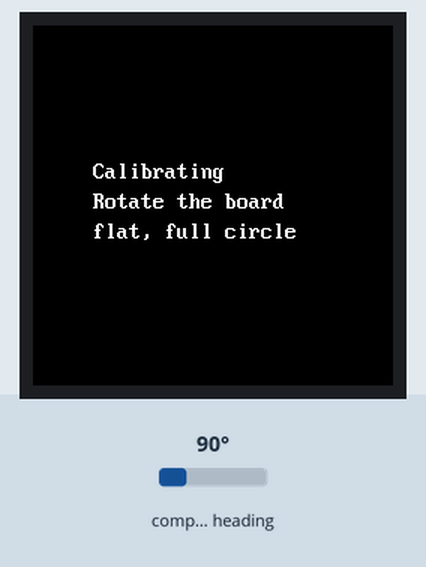
Simulated run of this program. Board: Raspberry Pi Pico running MicroPython. On the bench: 240×240 colour display. The test bench sets the inputs (shaded band); at power-on: compass heading 90°. Library files of the repository ran but are not shown: vga1_8x16.py, vga1_bold_16x32.py; what the program prints to the serial console is not drawn.

Above: at 0.4 s.
At 15.4 s:
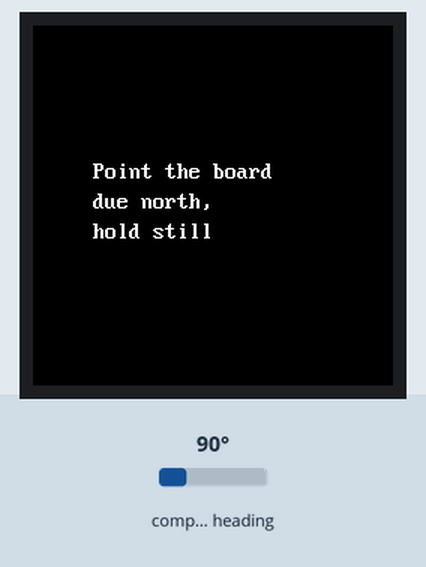
At 20.1 s:
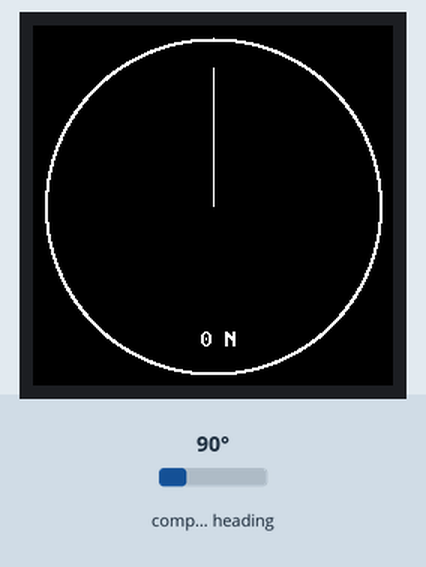

Measured:
- what the display in image 0 shows lasts 15.1 s, from 0.3 s to 15.4 s
- what the display in image 1 shows lasts 4.5 s, from 15.4 s to 19.9 s

The program:

main.py
```python
import machine
import struct
import time
import math
import config
import shapes

# Lab 10: Draw a Compass
# The capstone: a live compass dial on the round screen - a ring at the
# rim, a needle pointing toward magnetic north, and the heading in
# degrees plus its nearest cardinal direction. Assumes the board is held
# flat, so only X and Y are used for the heading; Z (which points
# straight up through a flat board) does not enter the calculation.
#
# This does not tilt-compensate: tip the board off level and the
# heading drifts. Startup runs two calibration passes, back to back:
#
#   1. Rotate the board flat through a full circle ("Calibrating") -
#      finds the hard-iron offset, same idea as compass-hmc5883l.
#   2. Point the board due north and hold still ("Point the board...") -
#      finds the mounting offset: the HMC5883L die is rotated relative
#      to the "top" of this breadboard build, so pass 1 alone is not
#      enough to make 0 degrees mean "north". This is a fixed mechanical
#      offset, not a magnetic one, but it still has to be re-measured
#      every run, because it is measured FROM the hard-iron-corrected
#      reading - a slightly different pass-1 result shifts it too.
#
# Unlike compass-hmc5883l's calibrated lab, neither result is saved to
# flash - both are redone every run, to keep this lab self-contained.
#
# Like labs 07 and 09, the live dial never clears the whole screen. The
# ring is drawn once - it never moves. Each frame just erases the
# PREVIOUS needle (a black line redrawn over its old path) before
# drawing the new one, and the heading label is a fixed-width field so
# text() overwrites the old digits directly with no clear needed.

# The HMC5883L's hardware I2C reads on this Pico return OSError 5 (EIO)
# even though a scan (lab 03) finds the chip fine - a clock-stretching
# quirk with this chip on the RP2040's hardware I2C peripheral.
# machine.SoftI2C (bit-banged) reads it reliably instead.
i2c = machine.SoftI2C(scl=machine.Pin(config.I2C_SCL_PIN),
                       sda=machine.Pin(config.I2C_SDA_PIN), freq=400000)

i2c.writeto_mem(config.HMC5883L_ADDRESS, config.CONFIG_A, bytes([0x70]))
i2c.writeto_mem(config.HMC5883L_ADDRESS, config.CONFIG_B, bytes([0x20]))
i2c.writeto_mem(config.HMC5883L_ADDRESS, config.MODE, bytes([0x00]))  # continuous
time.sleep_ms(100)

display = config.init_display()
WHITE = config.WHITE
BLACK = config.BLACK

CENTER_X = config.CENTER_X
CENTER_Y = config.CENTER_Y
DIAL_RADIUS = config.SAFE_RADIUS
NEEDLE_LENGTH = DIAL_RADIUS - 20

CALIBRATION_SECONDS = 15
SAMPLE_DELAY_MS = 100

CARDINALS = ["N", "NE", "E", "SE", "S", "SW", "W", "NW"]

# Fixed-width heading label - "359 NW" is the longest it ever gets - so
# it always lands on the exact same pixels and never needs a clear.
LABEL_X = CENTER_X - (6 * 8) // 2
LABEL_Y = CENTER_Y + DIAL_RADIUS - 30

prev_needle_x = None
prev_needle_y = None


def read_xyz():
    data = i2c.readfrom_mem(config.HMC5883L_ADDRESS, config.DATA_START, 6)
    x, z, y = struct.unpack(">hhh", data)
    return x, y, z


# Set fresh by the "point north" calibration pass at the bottom of this
# file, before the main loop ever calls heading_degrees(). 0 here is just
# a harmless placeholder.
MOUNTING_OFFSET_DEGREES = 0


# Heading in degrees from the sensor's own zero point - 0 does NOT mean
# north yet. heading_degrees() below subtracts MOUNTING_OFFSET_DEGREES
# to correct that; this raw version is also what the mounting-offset
# calibration pass itself uses to measure that correction in the first
# place.
def raw_heading_degrees(x, y):
    heading_rad = math.atan2(y, x)
    if heading_rad < 0:
        heading_rad += 2 * math.pi
    return int(heading_rad * 180 / math.pi) % 360


# Heading in whole degrees from true north: 0 = north, increasing
# clockwise up to 359.
def heading_degrees(x, y):
    return (raw_heading_degrees(x, y) - MOUNTING_OFFSET_DEGREES) % 360


def cardinal_direction(heading):
    index = int((heading + 22.5) // 45) % 8
    return CARDINALS[index]


def show_message(*lines):
    display.fill(BLACK)
    for row, line in enumerate(lines):
        display.text(config.FONT, line, 40, 90 + row * 20, WHITE, BLACK)


def draw_needle(heading):
    global prev_needle_x, prev_needle_y
    heading_rad = math.radians(heading)
    needle_x = CENTER_X + int(NEEDLE_LENGTH * math.sin(heading_rad))
    needle_y = CENTER_Y - int(NEEDLE_LENGTH * math.cos(heading_rad))
    if prev_needle_x is not None:
        display.line(CENTER_X, CENTER_Y, prev_needle_x, prev_needle_y, BLACK)
    display.line(CENTER_X, CENTER_Y, needle_x, needle_y, WHITE)
    prev_needle_x, prev_needle_y = needle_x, needle_y


def draw_heading_label(heading):
    text = "%3d %-2s" % (heading, cardinal_direction(heading))
    display.text(config.FONT, text, LABEL_X, LABEL_Y, WHITE, BLACK)


show_message("Calibrating", "Rotate the board", "flat, full circle")
print("Calibrating for {} seconds - slowly rotate the board flat through a full circle".format(CALIBRATION_SECONDS))
x, y, z = read_xyz()
min_x = max_x = x
min_y = max_y = y
samples = CALIBRATION_SECONDS * 1000 // SAMPLE_DELAY_MS
for i in range(samples):
    x, y, z = read_xyz()
    min_x = min(min_x, x)
    max_x = max(max_x, x)
    min_y = min(min_y, y)
    max_y = max(max_y, y)
    time.sleep_ms(SAMPLE_DELAY_MS)

x_offset = (min_x + max_x) // 2
y_offset = (min_y + max_y) // 2
print("Calibration complete. x_offset={} y_offset={}".format(x_offset, y_offset))

# Pass 2: point the board due north and hold still. Average several
# samples as a circular mean - via each sample's sin/cos, not the raw
# degree numbers - so readings that happen to straddle the 359/0
# wraparound (e.g. 358, 1, 359) average correctly to ~0 instead of a
# plain average dragging them toward 180.
MOUNTING_CAL_SECONDS = 3
show_message("Point the board", "due north,", "hold still")
print("Point the board due north and hold still - measuring mounting offset...")
time.sleep_ms(1500)  # time to get in position after reading the message
sin_sum = 0.0
cos_sum = 0.0
mount_samples = MOUNTING_CAL_SECONDS * 1000 // SAMPLE_DELAY_MS
for i in range(mount_samples):
    x, y, z = read_xyz()
    raw = raw_heading_degrees(x - x_offset, y - y_offset)
    sin_sum += math.sin(math.radians(raw))
    cos_sum += math.cos(math.radians(raw))
    time.sleep_ms(SAMPLE_DELAY_MS)

MOUNTING_OFFSET_DEGREES = int(math.degrees(math.atan2(sin_sum, cos_sum))) % 360
print("Mounting offset measured: {} degrees".format(MOUNTING_OFFSET_DEGREES))

display.fill(BLACK)
shapes.ring(display, CENTER_X, CENTER_Y, DIAL_RADIUS, WHITE, 2)

try:
    while True:
        x, y, z = read_xyz()
        heading = heading_degrees(x - x_offset, y - y_offset)
        draw_needle(heading)
        draw_heading_label(heading)
        time.sleep_ms(SAMPLE_DELAY_MS)
except KeyboardInterrupt:
    print("Got ctrl-c, stopping")
    show_message("Stopped")
```

config.py
```python
# Hardware configuration for the Smartwatch Compass (HMC5883L + GC9A01) kit.
# Every numbered lab in this folder imports its pins from here instead of
# hardcoding them, so the whole kit only needs to be described in one place.
#
# This kit pairs two boards already used elsewhere in this repo:
#   - the GC9A01 round display, wired exactly like the confirmed-working
#     "pico" wiring in src/kits/max98357a-amp/config.py (SPI0, GPIO2-6)
#   - the HMC5883L compass, the same chip as src/kits/compass-hmc5883l, but
#     moved off I2C1 (GPIO10/11) onto I2C0 (GPIO12/13) because GPIO2/3 are
#     now spoken for by the display's SPI clock/data lines.

from machine import Pin, SPI
import gc9a01
import vga1_8x16 as FONT           # 8x16 - no built-in font on this driver
import vga1_bold_16x32 as BIG_FONT  # 16x32 - readable from across the room, 15 chars max

# ---------------------------------------------------------------------------
# GC9A01 round display (240x240, SPI0)
# ---------------------------------------------------------------------------
#   Module pin   Pico pin
#   ----------   --------
#   SCL / CLK    GP2
#   SDA / MOSI   GP3
#   DC           GP4
#   CS           GP5
#   RST          GP6
#   VCC          3V3
#   GND          GND
WIDTH = 240
HEIGHT = 240
SPI_ID = 0
SCK_PIN = 2
MOSI_PIN = 3
DC_PIN = 4
CS_PIN = 5
RES_PIN = 6
BAUDRATE = 60_000_000

# RGB565: five bits of red, six of green, five of blue.
BLACK = 0x0000
WHITE = 0xFFFF
RED = 0xF800
GREEN = 0x07E0
BLUE = 0x001F

# The geometry of a round screen: the driver addresses a 240x240 square,
# but only the circle inscribed in it is visible. Keep drawing inside
# SAFE_RADIUS - the last few pixels out toward RADIUS sit under the bezel.
CENTER_X = WIDTH // 2   # 120
CENTER_Y = HEIGHT // 2  # 120
RADIUS = WIDTH // 2     # 120 -- the physical edge of the glass
SAFE_RADIUS = 112


def init_display():
    """Start the SPI bus and the GC9A01. Returns the display object.

    There is no frame buffer on this driver - every drawing call goes
    straight to the glass, and there is no show() to call afterwards."""
    spi = SPI(SPI_ID, baudrate=BAUDRATE, sck=Pin(SCK_PIN), mosi=Pin(MOSI_PIN))
    return gc9a01.GC9A01(
        spi,
        dc=Pin(DC_PIN, Pin.OUT),
        cs=Pin(CS_PIN, Pin.OUT),
        reset=Pin(RES_PIN, Pin.OUT),
        rotation=0)


# ---------------------------------------------------------------------------
# HMC5883L compass (I2C0)
# ---------------------------------------------------------------------------
#   VCC  -> Pico 3.3V OUT
#   GND  -> Pico GND
#   SDA  -> GPIO12 (I2C0 SDA)
#   SCL  -> GPIO13 (I2C0 SCL)
I2C_SDA_PIN = 12
I2C_SCL_PIN = 13
I2C_BUS = 0
HMC5883L_ADDRESS = 0x1E  # 30 decimal, fixed on this chip

CONFIG_A = 0x00
CONFIG_B = 0x01
MODE = 0x02
DATA_START = 0x03

# GP25 is the onboard LED on a Raspberry Pi Pico. Lab 02 blinks it.
LED_PIN = 25
```

Source omitted: shapes.py (8824 bytes)
